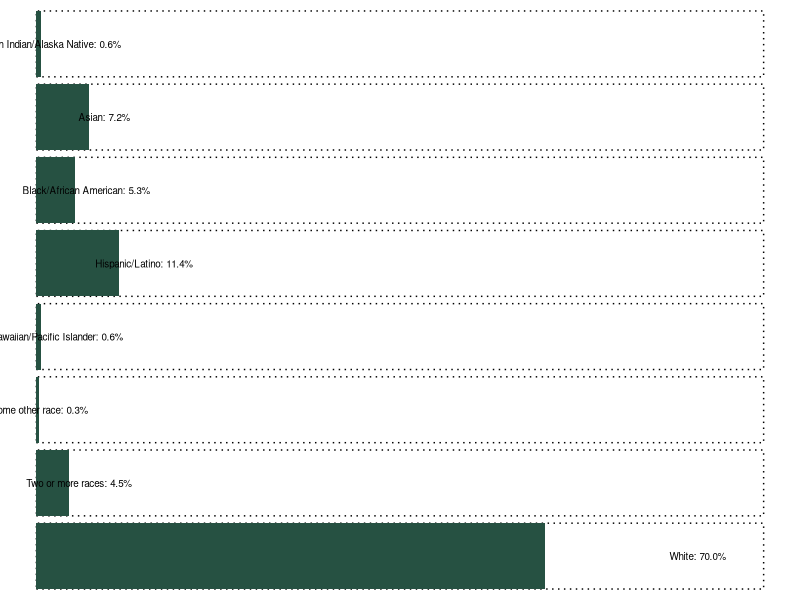

Write the R code that produced this figure.
library(tidyverse)
library(scales)

tfff_dark_green <- "#265142"

# Working on recreating this graph: https://show.rfor.us/hJFyQL

race_ethnicity <- read_csv("data/race-ethnicity.csv") %>%
  filter(geography == "Multnomah") %>%
  filter(year == 2020) %>% 
  select(population, value)

race_ethnicity %>% 
  mutate(population = fct_rev(population)) %>% 
  mutate(col_label = paste0(population, ": ", percent(value, accuracy = 0.1))) %>% 
  ggplot() +
  geom_col(aes(y = population,
               x = 1),
           fill = "transparent",
           linetype = "dotted",
           color = "black") +
  geom_col(aes(x = value,
               y = population),
           fill = tfff_dark_green) +
  geom_text(aes(y = population,
                x = value * 1.3,
                label = col_label),
            size = 2.5) +
  theme_void()
